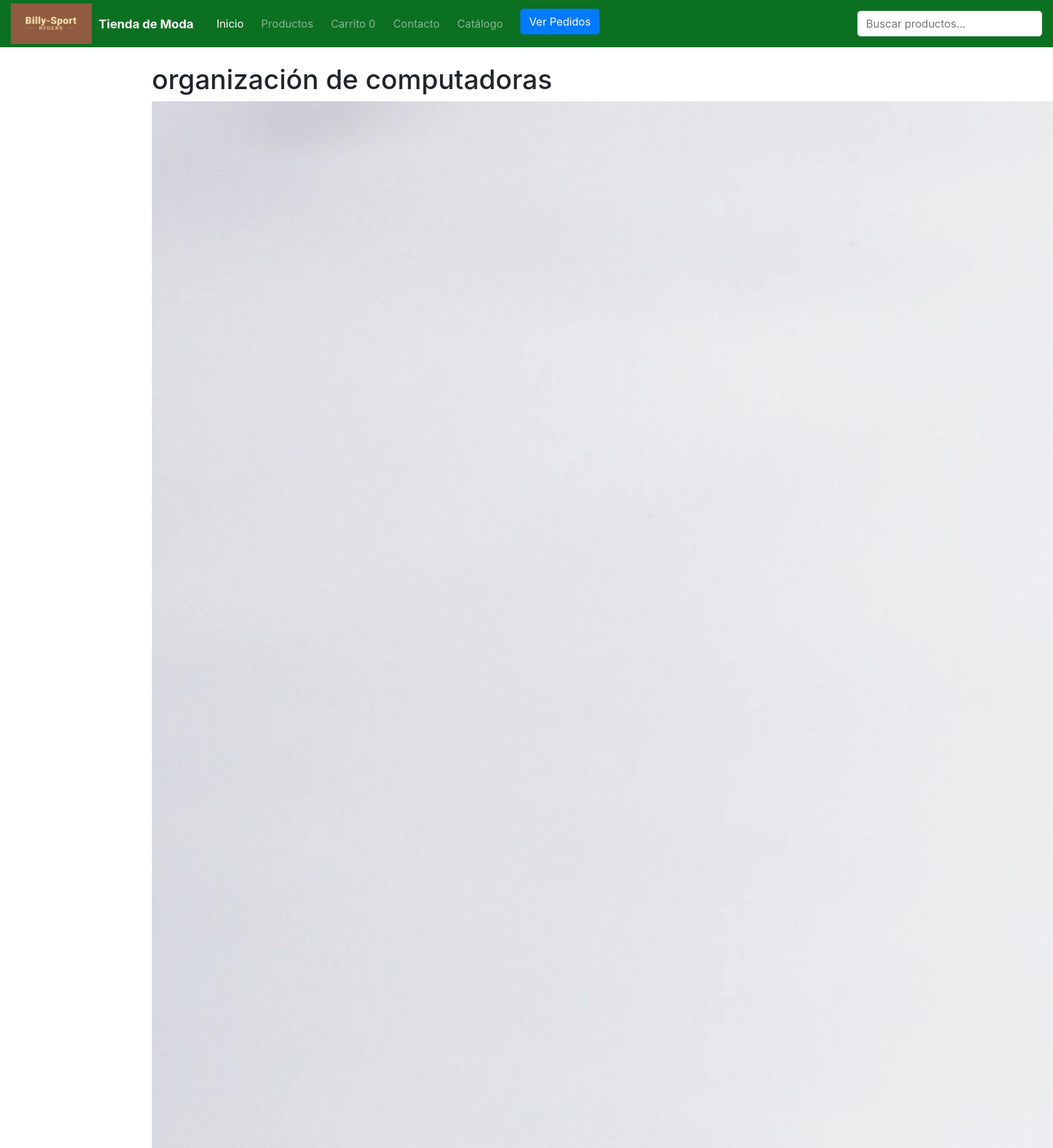
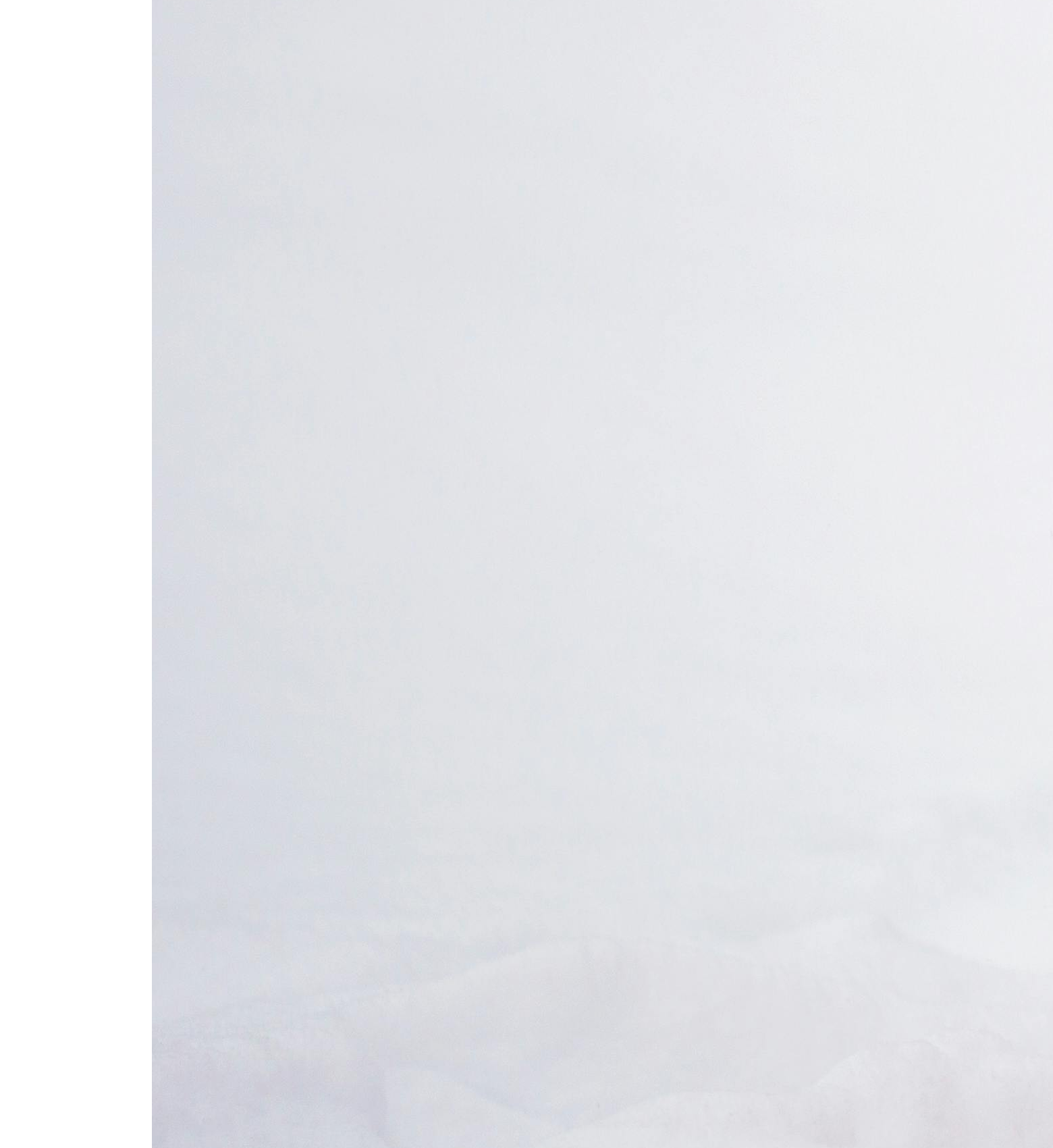
Screenshot of /producto/3/ (upper part) with the database file from the repository (2 pictures, top to bottom).
### productos/models.py (models this page shows, shortened)
class Producto(models.Model):
    id = models.AutoField(primary_key=True)
    nombre = models.CharField(max_length=200)
    descripcion = models.TextField()
    precio = models.DecimalField(max_digits=10, decimal_places=2)
    stock = models.PositiveIntegerField(default=0)
    imagen = models.ImageField(upload_to='productos/', blank=True, null=True)
    destacado = models.BooleanField(default=False)
    COLOR_CHOICES = [
        ('rojo', 'Rojo'),
        ('naranja', 'Naranja'),
        ('amarillo', 'Amarillo'),
        ('verde', 'Verde'),
        ('celeste', 'Celeste'),
        ('azul', 'Azul'),
        ('violeta', 'Violeta'),
        ('rosa', 'Rosa'),
        ('negro', 'Negro'),
        ('blanco', 'Blanco'),
        ('gris', 'Gris'),
        ('marrón', 'Marrón'),
    ]
    color = models.CharField(max_length=20, choices=COLOR_CHOICES, default='rojo')
    categoria = models.ForeignKey(Categoria, on_delete=models.CASCADE, related_name='productos')

### productos/views.py (the view)
# urls.py: path('producto/<int:pk>/', views.DetalleProducto.as_view(), name='detalle_producto'),
class DetalleProducto(DetailView):
    model = Producto
    template_name = 'productos/detalle_producto.html'  # Nombre del template
    context_object_name = 'producto'

### productos/templates/productos/detalle_producto.html (shortened to what this page needs)
{% extends 'productos/base.html' %}
{% load static %}
{% block content %}
<link rel="stylesheet" href="{% static 'productos/css/detalles_producto.css' %}">
    <h1>{{ producto.nombre }}</h1>
    <img src="{{ producto.imagen.url }}" alt="{{ producto.nombre }}" id="imagen-producto">
{% endblock %}

### rows the page displays
Producto: nombre "organización de computadoras", imagen (picture)
